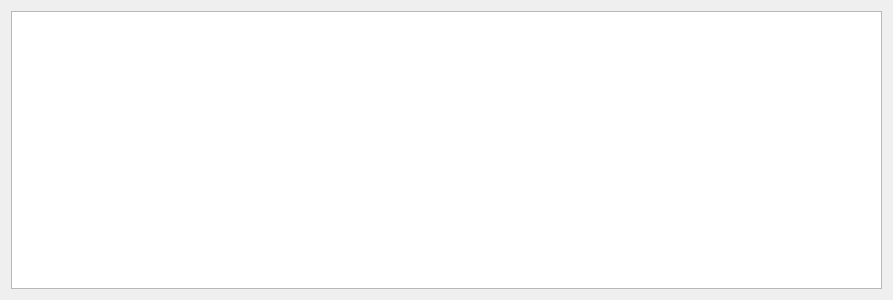
<?xml version="1.0" encoding="UTF-8"?>
<ui version="4.0">
 <class>Historial</class>
 <widget class="QDialog" name="Historial">
  <property name="geometry">
   <rect>
    <x>0</x>
    <y>0</y>
    <width>893</width>
    <height>300</height>
   </rect>
  </property>
  <property name="windowTitle">
   <string>Dialog</string>
  </property>
  <layout class="QHBoxLayout" name="horizontalLayout">
   <item>
    <widget class="QTableWidget" name="tableWidget"/>
   </item>
  </layout>
 </widget>
 <resources/>
 <connections/>
</ui>
